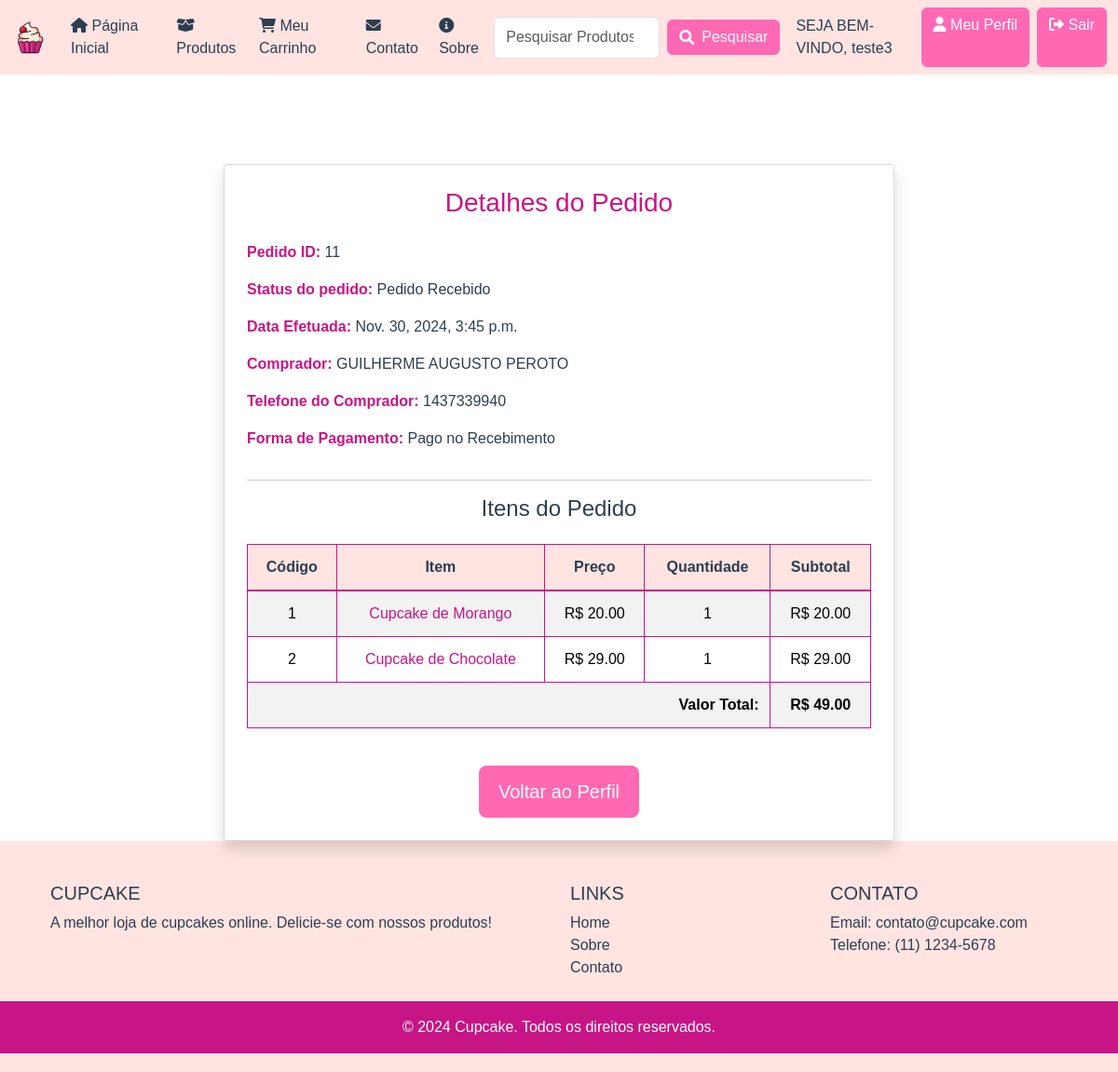
/perfil/pedido-11/ (signed in), run on the app's committed database.
### cake/models.py (models this page shows, shortened)
class OrdemPedido(models.Model):
    carrinho = models.OneToOneField(Carrinho, on_delete=models.CASCADE)
    ordenado_por = models.CharField(max_length=200)
    cep = models.PositiveIntegerField()
    cidade = models.CharField(max_length=200)
    estado = models.CharField(max_length=2)
    rua = models.CharField(max_length=200)
    numero = models.CharField(max_length=200)
    telefone = models.CharField(max_length=12)
    email = models.EmailField(null=True, blank=True)
    subtotal = models.PositiveIntegerField()
    total = models.PositiveIntegerField()
    pedido_status = models.CharField(max_length=50, choices=PEDIDO_STATUS)
    criado_em = models.DateTimeField(auto_now_add=True)
    metodo_pagamento = models.CharField(max_length=50, null=True, blank=True)
    numero_cartao = models.CharField(max_length=20, null=True, blank=True)
    nome_cartao = models.CharField(max_length=100, null=True, blank=True)
    validade_cartao = models.CharField(max_length=5, null=True, blank=True)
    cvv_cartao = models.CharField(max_length=4, null=True, blank=True)

class CarrinhoProduto(models.Model):
    carrinho = models.ForeignKey(Carrinho, on_delete=models.CASCADE)
    produto = models.ForeignKey(Produto, on_delete=models.CASCADE)
    avaliacao = models.PositiveIntegerField()
    quantidade = models.PositiveIntegerField()
    subtotal = models.PositiveIntegerField()

class Produto(models.Model):
    titulo = models.CharField(max_length=200)
    slug = models.SlugField(unique=True)
    categoria = models.ForeignKey(Categoria, on_delete=models.CASCADE)
    image = models.ImageField(upload_to="produtos")
    preco = models.PositiveIntegerField()
    descricao = models.TextField()
    def __str__(self):
        return self.titulo

### cake/views.py (the view)
# urls.py: path("perfil/pedido-<int:pk>/", perfilpedidodetalheView.as_view(), name="perfilpedidodetalhe"),
class perfilpedidodetalheView(DetailView):
    template_name = "perfilpedidodetalhe.html"
    model = OrdemPedido
    context_object_name="pedido_obj"
    def dispatch(self, request, *args, **kwargs):
        if request.user.is_authenticated and Cliente.objects.filter(user=request.user).exists():
            order_id = self.kwargs["pk"]
            try:
                pedido = OrdemPedido.objects.get(id=order_id)
                if request.user.cliente != pedido.carrinho.cliente:
                    return redirect("cake:perfilcliente")
            except OrdemPedido.DoesNotExist:
                return redirect("cake:perfilcliente")
        else:
            return redirect("/entrar/?next=/perfil/")
        return super().dispatch(request, *args, **kwargs)

### templates/perfilpedidodetalhe.html
{% extends 'base.html' %}
{% load humanize %}
{% block content %}
<div class="container mt-5">
    <div class="row justify-content-center">
        <div class="col-md-8">
            <div class="card shadow p-4">
                <h3 class="card-title text-center mb-4">Detalhes do Pedido</h3>
                <p><span class="fw-bold">Pedido ID:</span> {{ pedido_obj.id }}</p>
                <p><span class="fw-bold">Status do pedido:</span> {{ pedido_obj.pedido_status }}</p>
                <p><span class="fw-bold">Data Efetuada:</span> {{ pedido_obj.criado_em }}</p>
                <p><span class="fw-bold">Comprador:</span> {{ pedido_obj.ordenado_por }}</p>
                <p><span class="fw-bold">Telefone do Comprador:</span> {{ pedido_obj.telefone }}</p>
                <p><span class="fw-bold">Forma de Pagamento:</span> {{ pedido_obj.metodo_pagamento }}</p>
                <hr>
                <h4 class="text-center mb-4">Itens do Pedido</h4>
                <table class="table table-striped">
                    <thead>
                        <tr>
                            <th>Código</th>
                            <th>Item</th>
                            <th>Preço</th>
                            <th>Quantidade</th>
                            <th>Subtotal</th>
                        </tr>
                    </thead>
                    <tbody>
                        {% for cp in pedido_obj.carrinho.carrinhoproduto_set.all %}
                        <tr>
                            <td>{{ forloop.counter }}</td>
                            <td><a target="_blank" href="{% url 'cake:produtoinfo' cp.produto.slug %}">{{ cp.produto }}</a></td>
                            <td>R$ {{ cp.avaliacao|floatformat:2 }}</td>
                            <td>{{ cp.quantidade }}</td>
                            <td>R$ {{ cp.subtotal|floatformat:2 }}</td>
                        </tr>
                        {% endfor %}
                        <tr>
                            <th colspan="4" class="text-end">Valor Total:</th>
                            <th>R$ {{ pedido_obj.total|floatformat:2|intcomma }}</th>
                        </tr>
                    </tbody>
                </table>
                <div class="text-center mt-4">
                    <a href="{% url 'cake:perfilcliente' %}" class="btn btn-primary btn-lg">Voltar ao Perfil</a>
                </div>
            </div>
        </div>
    </div>
</div>
{% endblock %}

### templates/base.html (shortened to what this page needs)
<!DOCTYPE html>
<html lang="en">
<head>
    {% load static %}
    <link href="https://cdn.jsdelivr.net/npm/bootstrap@5.3.3/dist/css/bootstrap.min.css" rel="stylesheet">
    <link rel="stylesheet" href="{% static 'css/style.css' %}">
    <link rel="stylesheet" href="https://cdnjs.cloudflare.com/ajax/libs/font-awesome/6.0.0-beta3/css/all.min.css">
</head>
<body class="d-flex flex-column min-vh-100">
    <nav class="navbar navbar-expand-lg navbar-light bg-light">
        <div class="container-fluid">
            <a class="navbar-brand" href="{% url 'cake:home' %}"><img src="/static/images/cupcake-logo.png" style="width:40px;"></a>
            <div class="collapse navbar-collapse" id="navbarNav">
                <ul class="navbar-nav me-auto mb-2 mb-lg-0">
                    <li class="nav-item">
                        <a class="nav-link {% if request.resolver_match.url_name == 'home' %}active{% endif %}" aria-current="page" href="{% url 'cake:home' %}"><i class="fas fa-home"></i> Página Inicial</a>
                    </li>
                    <li class="nav-item">
                        <a class="nav-link {% if request.resolver_match.url_name == 'lista-de-produtos' %}active{% endif %}" href="{% url 'cake:lista-de-produtos' %}"><i class="fas fa-box-open"></i> Produtos</a>
                    </li>
                    <li class="nav-item">
                        <a class="nav-link {% if request.resolver_match.url_name == 'meucarrinho' %}active{% endif %}" href="{% url 'cake:meucarrinho' %}"><i class="fas fa-shopping-cart"></i> Meu Carrinho</a>
                    </li>
                    <li class="nav-item">
                        <a class="nav-link {% if request.resolver_match.url_name == 'contato' %}active{% endif %}" href="{% url 'cake:contato' %}"><i class="fas fa-envelope"></i> Contato</a>
                    </li>
                    <li class="nav-item">
                        <a class="nav-link {% if request.resolver_match.url_name == 'sobre' %}active{% endif %}" href="{% url 'cake:sobre' %}"><i class="fas fa-info-circle"></i> Sobre</a>
                    </li>
                </ul>
                <form class="d-flex align-items-center" action="{% url 'cake:pesquisar' %}" method="GET" style="margin-right: 9px;">
                    <input class="form-control me-2 search-form-input" type="search" name="keyword" placeholder="Pesquisar Produtos" aria-label="Search" required>
                    <button class="btn btn-outline-success d-flex align-items-center" type="submit">
                        <i class="fas fa-search me-2"></i> Pesquisar
                    </button>
                </form>
            </div>
            <div class="d-flex">
                {% if request.user.cliente %}
                    <span class="navbar-text me-2" style="margin-left: 0.5rem !important;">
                        SEJA BEM-VINDO, {{ request.user.username }}
                    </span>
                    <a class="btn btn-outline-secondary me-2" href="{% url 'cake:perfilcliente' %}"><i class="fas fa-user"></i> Meu Perfil</a>
                    <a class="btn btn-outline-danger" href="{% url 'cake:saircliente' %}"><i class="fas fa-sign-out-alt"></i> Sair</a>
                {% else %}
                    <a class="btn btn-outline-primary me-2" href="{% url 'cake:registrarcliente' %}"><i class="fas fa-user-plus"></i> Criar Conta</a>
                    <a class="btn btn-outline-secondary" href="{% url 'cake:entrarcliente' %}"><i class="fas fa-sign-in-alt"></i> Fazer Login</a>
                {% endif %}
            </div>
        </div>
    </nav>
    <div class="container mt-5 flex-grow-1">
        {% block content %}
        {% endblock %}
    </div>
    {% include 'footer.html' %}
</body>
</html>

### cake/static/css/style.css (style rules this page uses)
body, h1, h2, h3, h4, h5, h6, p, a, .btn, .navbar, .card, .container { font-family: 'Arial', sans-serif; color: #2c3e50; }
a { text-decoration: none; }
.navbar-light { background-color: #ff69b4; }
.navbar-light .navbar-brand, .navbar-light .navbar-nav .nav-link, .navbar-light .navbar-text { color: #2c3e50; }
.btn-outline-success, .btn-outline-primary, .btn-outline-secondary, .btn-outline-danger, .btn-warning, .btn-primary, .btn-secondary { color: #ffffff; background-color: #ff69b4; border-color: #ff69b4; }
.table-striped tbody tr:nth-of-type(odd) { background-color: #ffe4e1; }
.table thead th { background-color: #ffb6c1; color: #ffffff; border-bottom: 2px solid #c71585; }
.table th, .table td { border: 1px solid #c71585; padding: 0.75rem; }
.table td { vertical-align: middle; }
.table th { text-align: center; vertical-align: middle; }
.fw-bold { font-weight: bold; color: #c71585; }
.bg-light { background-color: #ffe4e1 !important; }
body { display: flex; flex-direction: column; min-height: 100vh; }
.flex-grow-1 { flex-grow: 1; }
.card { border: none; border-radius: 10px; }
.card-title { color: #c71585; }
.form-control { height: 45px; font-size: 1rem; width: 100%; }
.card { border: 1px solid #d7dadd; border-radius: 4px; }
.form-control { height: 45px; font-size: 1rem; }
.btn-lg { padding: 0.75rem 1.25rem; font-size: 1.25rem; }
.table thead th { background-color: #ffe4e1; color: #2c3e50; text-align: center; }
.table tbody td { text-align: center; vertical-align: middle; }
.table tbody a { color: #c71585; text-decoration: none; }
.form-control.me-2 { margin-right: 1rem; flex: 0 1 250px; }
.navbar .btn { flex: 0 0 auto; }

### data on the page
OrdemPedido: id "11", pedido_status "Pedido Recebido", criado_em "Nov. 30, 2024, 3:45 p.m.", ordenado_por "GUILHERME AUGUSTO PEROTO", telefone "1437339940", metodo_pagamento "Pago no Recebimento", total "49.00"
CarrinhoProduto: produto "Cupcake de Morango", avaliacao "20.00", quantidade "1", subtotal "20.00"
CarrinhoProduto: produto "Cupcake de Chocolate", avaliacao "29.00", quantidade "1", subtotal "29.00"

### other printed values
{{ request.user.username }} "teste3"
